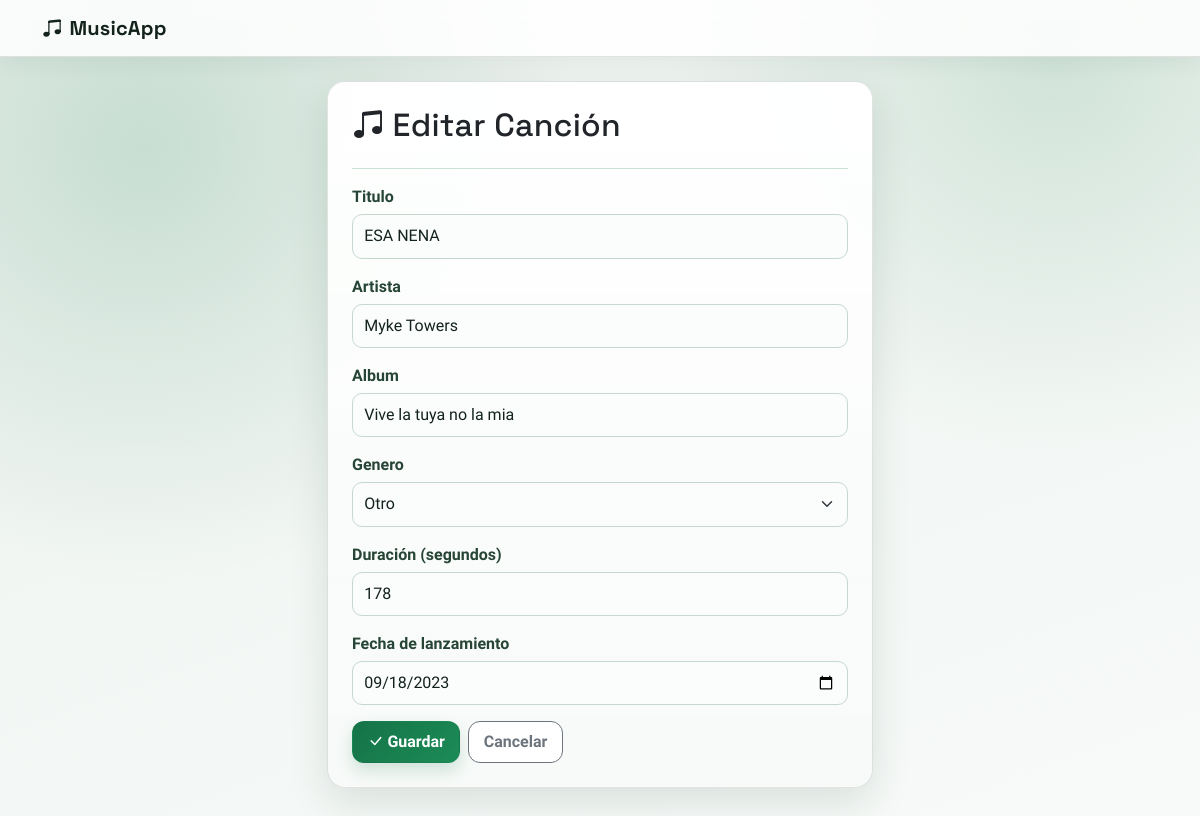
Page /10/editar/ on the committed database.
### canciones/models.py (models this page shows, shortened)
class Cancion(models.Model):
    titulo = models.CharField(max_length=200)
    artista = models.CharField(max_length=200)
    album = models.CharField(max_length=200, blank=True)
    genero = models.CharField(max_length=20, choices=GENEROS, default='otro')
    duracion_segundos = models.PositiveIntegerField(help_text="Duración en segundos")
    fecha_lanzamiento = models.DateField()
    creado_en = models.DateTimeField(auto_now_add=True)
    class Meta:
        ordering = ['-creado_en']
        verbose_name_plural = 'canciones'

### canciones/views.py (the view)
# urls.py: path('<int:pk>/editar/', views.cancion_editar, name='cancion_editar'),
def cancion_editar(request, pk):
    cancion = get_object_or_404(Cancion, pk=pk)
    if request.method == 'POST':
        form = CancionForm(request.POST, instance=cancion)
        if form.is_valid():
            form.save()
            return redirect('cancion_lista')
    else:
        form = CancionForm(instance=cancion)
    return render(request, 'canciones/form.html', {'form': form, 'titulo_pagina': 'Editar Canción'})

### canciones/forms.py
class CancionForm(forms.ModelForm):
    class Meta:
        model = Cancion
        fields = ['titulo', 'artista', 'album', 'genero', 'duracion_segundos', 'fecha_lanzamiento']
        widgets = {
            'titulo': forms.TextInput(attrs={'class': 'form-control'}),
            'artista': forms.TextInput(attrs={'class': 'form-control'}),
            'album': forms.TextInput(attrs={'class': 'form-control'}),
            'genero': forms.Select(attrs={'class': 'form-select'}),
            'duracion_segundos': forms.NumberInput(attrs={'class': 'form-control', 'min': 1}),
            'fecha_lanzamiento': forms.DateInput(attrs={'class': 'form-control', 'type': 'date'}),
        }
        labels = {
            'duracion_segundos': 'Duración (segundos)',
            'fecha_lanzamiento': 'Fecha de lanzamiento',
        }

### canciones/templates/canciones/form.html (shortened to what this page needs)
{% extends "canciones/base.html" %}
{% block contenido %}
<div class="row justify-content-center">
    <div class="col-md-6">
        <div class="card surface p-4">
            <h2><i class="bi bi-music-note-beamed"></i> {{ titulo_pagina }}</h2>
            <hr class="divider">
            <form method="post">
                {% for field in form %}
                <div class="mb-3">
                    <label for="{{ field.id_for_label }}" class="form-label">{{ field.label }}</label>
                    {{ field }}
                </div>
                {% endfor %}
                <div class="d-flex gap-2">
                    <button type="submit" class="btn btn-success">
                        <i class="bi bi-check-lg"></i> Guardar
                    </button>
                    <a href="{% url 'cancion_lista' %}" class="btn btn-outline-secondary">Cancelar</a>
                </div>
            </form>
        </div>
    </div>
</div>
{% endblock %}

### canciones/templates/canciones/base.html (style rules this page uses)
:root { --bg-main: #eef3f0; --bg-soft: #f7faf8; --surface: #ffffff; --surface-2: #f1f6f3; --text-main: #13221b; --text-soft: #4f6359; --brand: #157347; --brand-2: #1c8b57; --brand-glow: rgba(21, 115, 71, 0.18); --border: rgba(19, 34, 27, 0.12); --danger: #c93f3f; --shadow-md: 0 14px 40px rgba(20, 53, 37, 0.12); }
* { box-sizing: border-box; }
body { font-family: "Source Sans 3", sans-serif; color: var(--text-main); background: radial-gradient(circle at 12% 18%, rgba(74, 150, 112, 0.24), transparent 35%), radial-gradient(circle at 88% 8%, rgba(112, 173, 140, 0.25), transparent 30%), linear-gradient(160deg, var(--bg-main), var(--bg-soft)); min-height: 100vh; }
h1, h2, h3, h4, h5, .navbar-brand { font-family: "Space Grotesk", sans-serif; letter-spacing: 0.2px; }
.surface, .card { border: 1px solid var(--border); background: linear-gradient(180deg, rgba(255, 255, 255, 0.96), rgba(247, 250, 248, 0.98)); box-shadow: var(--shadow-md); border-radius: 18px; }
.divider { border-color: #cce2d5; opacity: 1; }
a { color: var(--brand); text-decoration: none; font-weight: 600; }
.btn { border-radius: 12px; font-weight: 600; padding: 0.5rem 0.9rem; transition: all 0.2s ease; }
.btn-success { background: linear-gradient(135deg, var(--brand), var(--brand-2)); border-color: transparent; box-shadow: 0 8px 16px var(--brand-glow); }
.btn-outline-warning, .btn-outline-danger, .btn-outline-secondary { background: #ffffff; border-width: 1px; }
.form-label { color: #264536; font-weight: 600; margin-bottom: 0.3rem; }
.form-control, .form-select { border-radius: 10px; border: 1px solid #c5d8ce; background-color: #fbfdfc; color: var(--text-main); padding: 0.58rem 0.7rem; }

### rows in the picture
Cancion: form "ESA NENA" "Myke Towers" "Vive la tuya no la mia" "Otro" "178" "09/18/2023"

### other values in the picture
{{ titulo_pagina }} "Editar Canción"
{{ field.label }} "Titulo" "Artista" "Album" "Genero" "Duración (segundos)" "Fecha de lanzamiento"
